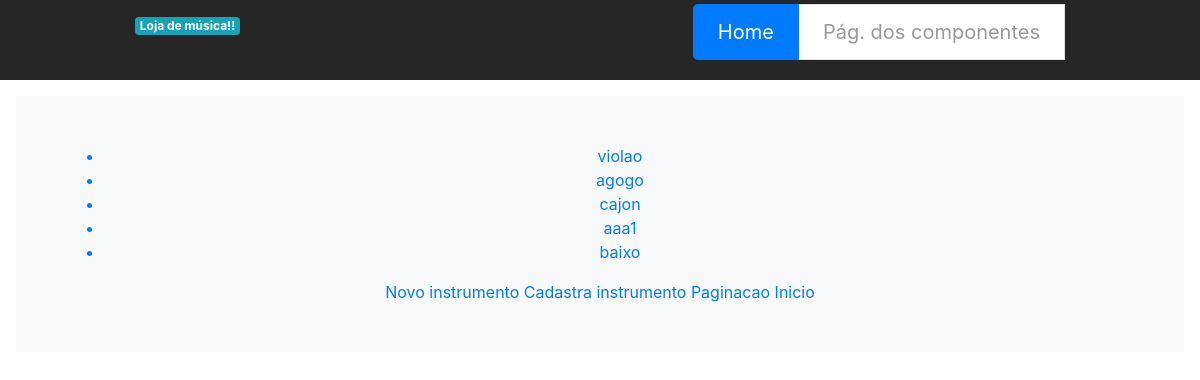
The app's page / (signed in) with its own data.
### instrumentos/models.py (models this page shows, shortened)
class Instrumento(models.Model):
    user = models.ForeignKey(settings.AUTH_USER_MODEL,
                             related_name='operacoes_do_usuario',
                             on_delete=models.DO_NOTHING,
                             null=True)
    nome = models.CharField(max_length=200, db_index=True)
    descricao = models.CharField(max_length=200, db_index=True)
    preco = models.DecimalField(max_digits=10, decimal_places=2)
    quantidade = models.IntegerField()

### instrumentos/views.py (the view)
# urls.py: path('', list_instrumentos, name='list_instrumentos'),
def list_instrumentos(request):
    instrumentos = Instrumento.objects.all()
    return render(request, 'instrumentos.html', {'instrumentos': instrumentos})

### autenticacao/views.py (called while the page is built)
    def __call__(self, request):
        print("request.path = ", request.path)
        print("self.login_path = ", self.login_path)
        print("request.user.is_anonymous = ", request.user.is_anonymous)
        if request.path != self.login_path and request.user.is_anonymous:
            return HttpResponseRedirect('%s?next=%s' % (self.login_path, request.path))
        response = self.get_response(request)
        return response

### instrumentos/templates/instrumentos.html (shortened to what this page needs)
{% load static %}
<!DOCTYPE html>
<html lang="en">
<head>
    <link rel="stylesheet" type="text/css" href="{% static 'produtos/css/bootstrap.css' %}" />
    <link rel="stylesheet" type="text/css" href="{% static 'produtos/css/styles.css' %}" />
    <link rel="stylesheet" type="text/css" href="{% static 'produtos/css/jquery-ui.css' %}">
</head>
<body>
    <nav class="site-header sticky-top py-1">
        <div class="container d-flex flex-column flex-md-row justify-content-between">
            <a class="py-2" href="#">
                <span class="badge badge-info">Loja de música!!</span>
            </a>
            <ul class="pagination pagination-lg">
                <li class="page-item active"><a class="page-link" href="index.html#">Home</a></li>
                <li class="page-item-disable"><a class="page-link" href="pagina1.html#">Pág. dos componentes</a></li>
            </ul>
        </div>
    </nav>
    <div class="position-relative overflow-hidden p-3 p-md-5 m-md-3 text-center bg-light" >
         <ul>
            {% for instrumento in instrumentos %}
                <a href="{% url 'update_instrumento' instrumento.id %}">
                    <li> {{  instrumento.nome }}</li>
                </a>
            {% endfor %}
         </ul>
         <a href="{% url 'create_instrumento' %}">Novo instrumento</a>
         <a href="{% url 'cadastra_produto'  %}">Cadastra instrumento</a>
         <a href="{% url 'paginacao_de_instrumento' %}">Paginacao</a>
         <a href="{% url 'index' %}">Inicio</a>
    </div>
</body>
</html>

### instrumentos/static/produtos/css/styles.css (style rules this page uses)
.container { max-width: 960px; }
.site-header { background-color: rgba(0, 0, 0, .85); -webkit-backdrop-filter: saturate(180%) blur(20px); backdrop-filter: saturate(180%) blur(20px); }
.site-header a { color: #999; transition: ease-in-out color .15s; }
.overflow-hidden { overflow: hidden; }

### records on screen
Instrumento: nome "violao"
Instrumento: nome "agogo"
Instrumento: nome "cajon"
Instrumento: nome "aaa1"
Instrumento: nome "baixo"
